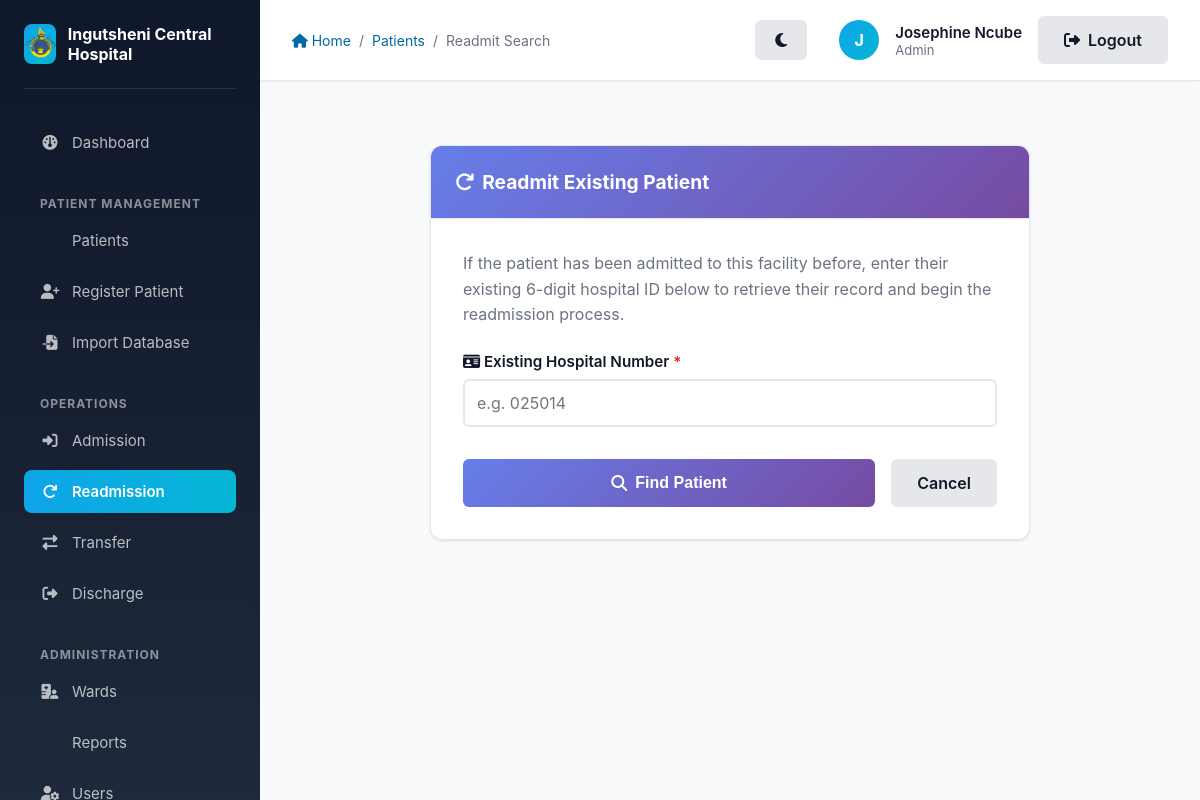
The page /patient/readmit (signed in) on the database its author committed.
### app/models/models.py (models this page shows)
class User(db.Model, UserMixin):
    __tablename__ = 'users'
    id = db.Column(db.Integer, primary_key=True)
    name = db.Column(db.String(100), nullable=False)
    email = db.Column(db.String(120), unique=True, nullable=False)
    password_hash = db.Column(db.String(128), nullable=False)
    role_id = db.Column(db.Integer, db.ForeignKey('roles.id'), nullable=False)
    ward_id = db.Column(db.Integer, db.ForeignKey('wards.id'), nullable=True)

class Role(db.Model):
    __tablename__ = 'roles'
    id = db.Column(db.Integer, primary_key=True)
    name = db.Column(db.String(50), unique=True, nullable=False)
    users = db.relationship('User', backref='role_obj', lazy=True)

### app/patients/routes.py (the view, shortened to what this page needs)
@patients.route('/patient/readmit', methods=['GET', 'POST'])
@login_required
def readmit_patient():
    role = current_user.role_obj.name
    if role not in ['Admin', 'CMO', 'Sister In Charge']:
        flash('You do not have permission to readmit patients.', 'danger')
        return redirect(url_for('patients.list_patients'))
    form = ReadmissionForm()
    return render_template('patients/readmit.html', title='Find Patient for Readmission', form=form)

### app/patients/forms.py
class ReadmissionForm(FlaskForm):
    hospital_id = StringField('Existing Hospital Number', validators=[DataRequired(), Length(min=6, max=6)])
    submit = SubmitField('Find Patient')

### app/models/models.py (called while the page is built)
@login_manager.user_loader
def load_user(user_id):
    return User.query.get(int(user_id))

### app/templates/patients/readmit.html (shortened to what this page needs)
{% extends "layout.html" %}
{% block breadcrumb %}
    <a href="{{ url_for('main.index') }}"><i class="fas fa-home"></i> Home</a>
    <span>/</span>
    <a href="{{ url_for('patients.list_patients') }}">Patients</a>
    <span>/</span>
    <span>Readmit Search</span>
{% endblock %}
{% block content %}
<div class="card" style="max-width: 600px; margin: 2rem auto;">
    <div class="card-header" style="background: linear-gradient(135deg, #10b981 0%, #059669 100%);">
        <h2 class="card-title" style="color: white; margin: 0; font-size: 1.25rem;"><i class="fas fa-redo"></i> Readmit Existing Patient</h2>
    </div>
    <div class="card-body" style="padding: 2rem;">
        <p class="text-muted" style="margin-bottom: 1.5rem; line-height: 1.6;">
            If the patient has been admitted to this facility before, enter their existing 6-digit hospital ID below to retrieve their record and begin the readmission process.
        </p>
        <form method="POST" novalidate>
            <div class="form-group" style="margin-bottom: 1.5rem;">
                <label for="hospital_id" class="form-label required" style="font-weight: 600; margin-bottom: 0.5rem; display: block;">
                    <i class="fas fa-id-card"></i> Existing Hospital Number
                </label>
                {{ form.hospital_id(class="form-control" + (" form-error" if form.hospital_id.errors else ""), placeholder="e.g. 025014", style="font-size: 1.1rem; padding: 0.75rem; border: 2px solid #e2e8f0; border-radius: 0.375rem;") }}
            </div>
            <div style="display: flex; gap: 1rem; margin-top: 2rem;">
                <button type="submit" class="btn btn-primary" style="flex: 1; background: linear-gradient(135deg, #10b981 0%, #059669 100%); border: none; padding: 0.75rem; border-radius: 0.375rem; color: white; font-weight: 600; cursor: pointer; display: flex; justify-content: center; align-items: center; gap: 0.5rem;">
                    <i class="fas fa-search"></i> Find Patient
                </button>
                <a href="{{ url_for('patients.list_patients') }}" class="btn btn-secondary" style="padding: 0.75rem 1.5rem; border: 1px solid #cbd5e1; border-radius: 0.375rem; color: #475569; background: #f8fafc; text-decoration: none; font-weight: 600; text-align: center;">
                    Cancel
                </a>
            </div>
        </form>
    </div>
</div>
{% endblock %}

### app/templates/layout.html (shortened to what this page needs)
<!DOCTYPE html>
<html lang="en">
<head>
    <link rel="stylesheet" href="{{ url_for('static', filename='style.css') }}">
    <link rel="stylesheet" href="https://cdnjs.cloudflare.com/ajax/libs/font-awesome/6.4.0/css/all.min.css">
</head>
<body>
    <aside class="sidebar no-print" id="sidebar">
        <div class="sidebar-header">
            <div class="sidebar-logo">
                <img src="{{ url_for('static', filename='images/logo.png') }}" alt="Ingutsheni Central Hospital Logo">
            </div>
            <div class="sidebar-title">Ingutsheni Central Hospital</div>
        </div>
        <nav class="sidebar-nav">
            <li><a href="{{ url_for('main.index') }}" class="{% if request.endpoint == 'main.index' %}active{% endif %}">
                <i class="fas fa-dashboard"></i> Dashboard
            </a></li>
        </nav>
        {% if current_user.is_authenticated %}
            <div class="sidebar-section-title">Patient Management</div>
            <nav class="sidebar-nav">
                <li><a href="{{ url_for('patients.list_patients') }}" class="{% if request.endpoint == 'patients.list_patients' %}active{% endif %}">
                     Patients
                </a></li>
                <li><a href="{{ url_for('patients.register_patient') }}" class="{% if request.endpoint == 'patients.register_patient' %}active{% endif %}">
                    <i class="fas fa-user-plus"></i> Register Patient
                </a></li>
                {% if current_user.role_obj.name in ['Admin', 'CMO'] %}
                <li><a href="{{ url_for('patients.import_database') }}" class="{% if request.endpoint == 'patients.import_database' %}active{% endif %}">
                    <i class="fas fa-file-import"></i> Import Database
                </a></li>
                {% endif %}
            </nav>
            <div class="sidebar-section-title">Operations</div>
            <nav class="sidebar-nav">
                <li><a href="{{ url_for('patients.list_patients') }}" class="{% if request.endpoint == 'patients.admit_patient' %}active{% endif %}">
                    <i class="fas fa-sign-in-alt"></i> Admission
                </a></li>
                <li><a href="{{ url_for('patients.readmit_patient') }}" class="{% if request.endpoint in ['patients.readmit_patient', 'patients.readmit_patient_details'] %}active{% endif %}">
                    <i class="fas fa-redo"></i> Readmission
                </a></li>
                <li><a href="{{ url_for('patients.list_patients') }}" class="{% if request.endpoint == 'transfers.transfer_patient' %}active{% endif %}">
                    <i class="fas fa-exchange-alt"></i> Transfer
                </a></li>
                <li><a href="{{ url_for('patients.list_patients') }}" class="{% if request.endpoint == 'patients.discharge_patient' %}active{% endif %}">
                    <i class="fas fa-sign-out-alt"></i> Discharge
                </a></li>
            </nav>
            <div class="sidebar-section-title">Administration</div>
            <nav class="sidebar-nav">
                <li><a href="{{ url_for('wards.list_wards') }}" class="{% if request.endpoint == 'wards.list_wards' %}active{% endif %}">
                    <i class="fas fa-hospital-user"></i> Wards
                </a></li>
                <li><a href="{{ url_for('reports.view_reports') }}" class="{% if request.endpoint == 'reports.view_reports' %}active{% endif %}">
                     Reports
                </a></li>
                {% if current_user.role_obj.name == 'Admin' %}
                    <li><a href="{{ url_for('auth.manage_users') }}" class="{% if request.endpoint == 'auth.manage_users' %}active{% endif %}">
                        <i class="fas fa-user-gear"></i> Users
                    </a></li>
                {% endif %}
            </nav>
        {% endif %}
    </aside>
    <div class="main-content">
        <div class="top-bar no-print">
            <div class="top-bar-left">
                <div class="breadcrumb">
                    {% block breadcrumb %}{% endblock %}
                </div>
            </div>
            <div class="top-bar-right" style="display: flex; align-items: center; gap: 1rem;">
                <div style="display: flex; align-items: center; gap: 1rem; margin-right: 1rem;">
                    <button id="themeToggle" class="btn btn-secondary btn-sm" title="Toggle Dark/Light Mode" style="border-radius: 50%; width: 40px; height: 40px; padding: 0;">
                        <i class="fas fa-moon"></i>
                    </button>
                </div>
                {% if current_user.is_authenticated %}
                    <div class="user-menu">
                        <div class="user-avatar" title="{{ current_user.name }}">
                            {{ current_user.name[0].upper() }}
                        </div>
                        <div class="user-info">
                            <div class="user-name">{{ current_user.name }}</div>
                            <div class="user-role">{{ current_user.role_obj.name }}</div>
                        </div>
                    </div>
                    <a href="{{ url_for('auth.logout') }}" class="btn btn-secondary btn-sm">
                        <i class="fas fa-sign-out-alt"></i> Logout
                    </a>
                {% else %}
                    <a href="{{ url_for('auth.login') }}" class="btn btn-primary btn-sm">
                        <i class="fas fa-sign-in-alt"></i> Login
                    </a>
                {% endif %}
            </div>
        </div>
        <div class="page-content">
            {% block content %}{% endblock %}
        </div>
    </div>
</body>
</html>

### app/static/style.css (style rules this page uses)
:root { --primary: #0369a1; --primary-light: #0ea5e9; --primary-dark: #075985; --success: #16a34a; --success-light: #22c55e; --danger: #dc2626; --warning: #f59e0b; --info: #3b82f6; --neutral: #6b7280; --gray-50: #f9fafb; --gray-100: #f3f4f6; --gray-200: #e5e7eb; --gray-300: #d1d5db; --gray-400: #9ca3af; --gray-500: #6b7280; --gray-600: #4b5563; --gray-700: #374151; --gray-800: #1f2937; --gray-900: #111827; --body-bg: var(--gray-50); --card-bg: #ffffff; --sidebar-bg: linear-gradient(180deg, #0f172a 0%, #1e293b 100%); --topbar-bg: #ffffff; --text-main: var(--gray-900); --text-muted: var(--gray-500); --border-color: var(--gray-200); }
* { margin: 0; padding: 0; box-sizing: border-box; }
body { font-family: -apple-system, BlinkMacSystemFont, 'Segoe UI', 'Roboto', 'Oxygen', 'Ubuntu', 'Cantarell', 'Fira Sans', 'Droid Sans', 'Helvetica Neue', sans-serif; -webkit-font-smoothing: antialiased; -moz-osx-font-smoothing: grayscale; background-color: var(--body-bg); color: var(--text-main); }
.card { background-color: var(--card-bg); border: 1px solid var(--border-color); }
.card-header, .card-footer { background-color: var(--gray-100); border-color: var(--border-color); }
.top-bar { background-color: var(--topbar-bg) !important; border-color: var(--border-color) !important; }
.sidebar { background: var(--sidebar-bg) !important; }
.btn { display: inline-flex; align-items: center; justify-content: center; padding: 0.625rem 1.25rem; border-radius: 0.5rem; font-weight: 600; font-size: 0.9375rem; border: none; cursor: pointer; transition: all 0.2s ease; text-decoration: none; gap: 0.5rem; }
.btn-primary { background-color: var(--primary); color: white; }
.btn-secondary { background-color: var(--gray-300); color: var(--gray-800); }
.btn-sm { padding: 0.375rem 0.75rem; font-size: 0.8125rem; }
.form-group { margin-bottom: 1.5rem; }
.form-label { display: block; margin-bottom: 0.5rem; font-weight: 600; color: var(--gray-700); font-size: 0.9375rem; }
.form-control { width: 100%; padding: 0.625rem 1rem; border: 1px solid var(--border-color); background-color: var(--card-bg); color: var(--text-main); border-radius: 0.5rem; font-size: 0.9375rem; transition: border-color 0.2s, box-shadow 0.2s; font-family: inherit; }
.form-label { display: block; margin-bottom: 0.5rem; font-weight: 600; color: var(--text-main); font-size: 0.9375rem; }
.card { background-color: white; border-radius: 0.75rem; box-shadow: 0 1px 3px rgba(0, 0, 0, 0.1); overflow: hidden; transition: all 0.2s ease; }
.card-header { padding: 1.5rem; border-bottom: 1px solid var(--gray-200); background-color: var(--gray-50); }
.card-body { padding: 1.5rem; }
.card-title { font-size: 1.25rem; font-weight: 700; color: var(--gray-900); margin: 0; }
.text-muted { color: var(--gray-500); }
.form-control { font-size: 1rem !important; padding: 0.75rem !important; border: 2px solid var(--border-color) !important; border-radius: 6px !important; transition: all 0.3s ease !important; font-family: inherit !important; }
.form-group { margin-bottom: 1.5rem !important; }
.form-label { display: block !important; margin-bottom: 0.5rem !important; font-weight: 600 !important; color: var(--text-main) !important; font-size: 0.95rem !important; }
.form-label.required::after { content: " *" !important; color: var(--danger) !important; }
.btn { font-size: 1rem !important; font-weight: 600 !important; padding: 0.75rem 1.5rem !important; border: none !important; border-radius: 6px !important; cursor: pointer !important; transition: all 0.3s ease !important; display: inline-flex !important; align-items: center !important; gap: 0.5rem !important; text-decoration: none !important; }
.btn-primary { background: linear-gradient(135deg, #667eea 0%, #764ba2 100%) !important; color: white !important; }
.btn-secondary { background: var(--gray-200) !important; color: var(--text-main) !important; border: 2px solid var(--border-color) !important; }
.card-header { background: linear-gradient(135deg, #667eea 0%, #764ba2 100%) !important; color: white !important; padding: 1.5rem !important; border-radius: 8px 8px 0 0 !important; }
.card-header h2 { margin: 0 !important; font-size: 1.2rem !important; display: flex !important; align-items: center !important; gap: 0.5rem !important; }
.card-body { padding: 2rem !important; }

### rows shown on the page
User: name "J", name "Josephine Ncube"
Role: role_obj.name "Admin"
